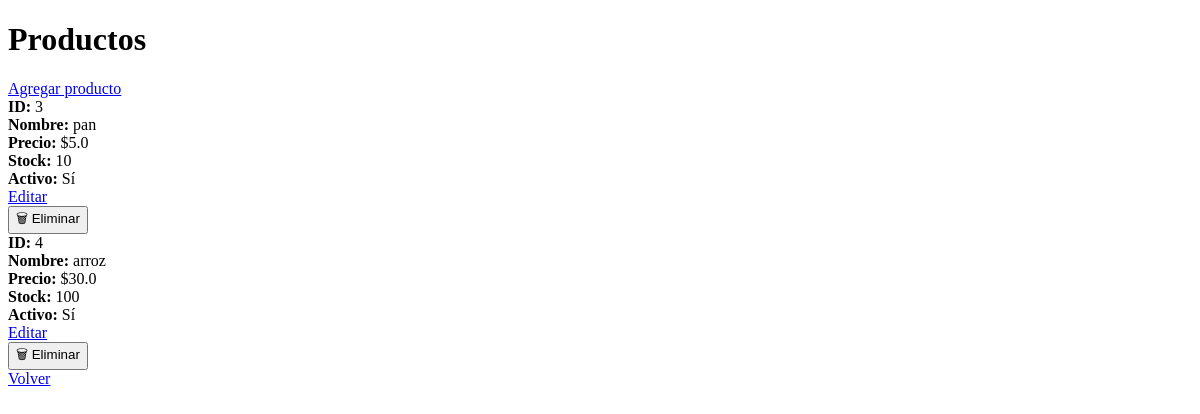
Before: /productos with the older database file.
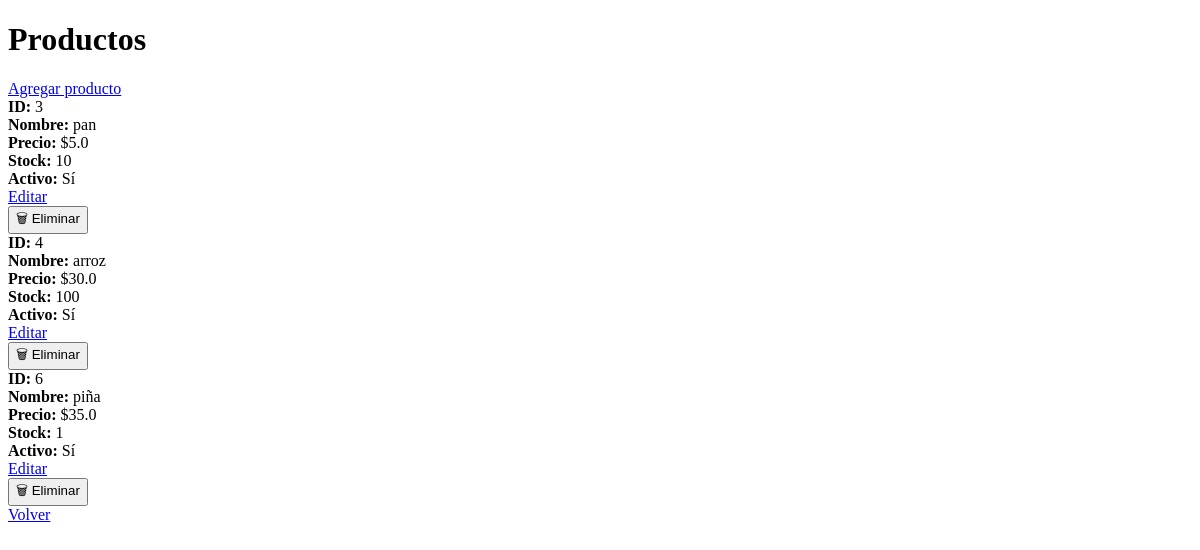
After: the same page with the newer database file.
### tables this page shows
CREATE TABLE productos (
            id INTEGER PRIMARY KEY AUTOINCREMENT,
            nombre TEXT NOT NULL,
            precio REAL,
            stock INTEGER,
            activo BOOLEAN
        );

### app.py (the view)
@app.route('/productos')
def productos():
    conn = db.get_connection()
    cursor = conn.cursor()
    cursor.execute("SELECT * FROM productos")
    productos = cursor.fetchall()
    conn.close()
    return render_template('products.html', productos=productos)

### db.py (called while the page is built)
def get_connection():
    return sqlite3.connect(DATABASE)

### templates/products.html (shortened to what this page needs)
<!doctype html>
<html>
  <head>
  </head>
  <body>
    <h1>Productos</h1>
    <a href="/crear">Agregar producto</a>
    <div>
      {% for p in productos %}
      <div>
        <div><strong>ID:</strong> {{ p[0] }}</div>
        <div><strong>Nombre:</strong> {{ p[1] }}</div>
        <div><strong>Precio:</strong> ${{ p[2] }}</div>
        <div><strong>Stock:</strong> {{ p[3] }}</div>
        <div><strong>Activo:</strong> {{ 'Sí' if p[4] else 'No' }}</div>
        <div>
          <a href="/editar/{{ p[0] }}">Editar</a>
          <form action="/eliminar/{{ p[0] }}" method="POST">
            <button onclick="return confirm('Eliminar producto?');">
              🗑 Eliminar
            </button>
          </form>
        </div>
      </div>
      {% else %}
      <p>No hay productos.</p>
      {% endfor %}
    </div>
    <a href="/index">Volver</a>
  </body>
</html>

Changed rows visible on the page:
added productos: id "6", nombre "piña", precio "35.0", stock "1", activo "Sí"
